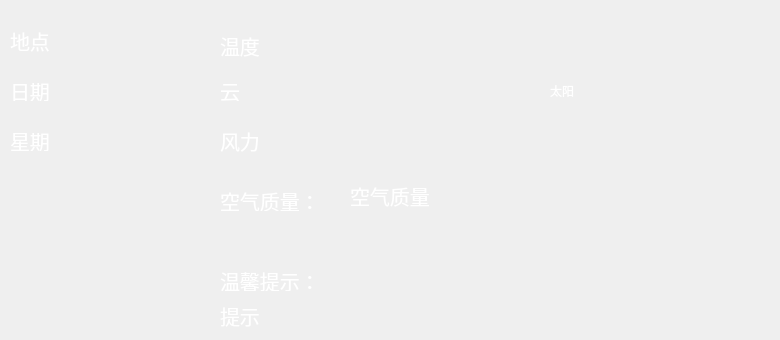
    <widget class="QWidget" name="tab_7">
     <attribute name="title">
      <string>05</string>
     </attribute>
     <widget class="QLabel" name="label_20">
      <property name="geometry">
       <rect>
        <x>10</x>
        <y>20</y>
        <width>201</width>
        <height>41</height>
       </rect>
      </property>
      <property name="font">
       <font>
        <pointsize>15</pointsize>
       </font>
      </property>
      <property name="styleSheet">
       <string notr="true">color: rgb(255, 255, 255);</string>
      </property>
      <property name="text">
       <string>地点</string>
      </property>
     </widget>
     <widget class="QLabel" name="label_26">
      <property name="geometry">
       <rect>
        <x>10</x>
        <y>130</y>
        <width>171</width>
        <height>21</height>
       </rect>
      </property>
      <property name="font">
       <font>
        <pointsize>15</pointsize>
       </font>
      </property>
      <property name="styleSheet">
       <string notr="true">color: rgb(255, 255, 255);</string>
      </property>
      <property name="text">
       <string>星期</string>
      </property>
     </widget>
     <widget class="QLabel" name="label_27">
      <property name="geometry">
       <rect>
        <x>10</x>
        <y>80</y>
        <width>171</width>
        <height>21</height>
       </rect>
      </property>
      <property name="font">
       <font>
        <pointsize>15</pointsize>
       </font>
      </property>
      <property name="styleSheet">
       <string notr="true">color: rgb(255, 255, 255);</string>
      </property>
      <property name="text">
       <string>日期</string>
      </property>
     </widget>
     <widget class="QLabel" name="label_76">
      <property name="geometry">
       <rect>
        <x>220</x>
        <y>80</y>
        <width>61</width>
        <height>21</height>
       </rect>
      </property>
      <property name="font">
       <font>
        <pointsize>15</pointsize>
       </font>
      </property>
      <property name="styleSheet">
       <string notr="true">color: rgb(255, 255, 255);</string>
      </property>
      <property name="text">
       <string>云</string>
      </property>
     </widget>
     <widget class="QLabel" name="label_77">
      <property name="geometry">
       <rect>
        <x>350</x>
        <y>180</y>
        <width>81</width>
        <height>31</height>
       </rect>
      </property>
      <property name="font">
       <font>
        <pointsize>15</pointsize>
       </font>
      </property>
      <property name="styleSheet">
       <string notr="true">color: rgb(255, 255, 255);</string>
      </property>
      <property name="text">
       <string>空气质量</string>
      </property>
     </widget>
     <widget class="QLabel" name="label_78">
      <property name="geometry">
       <rect>
        <x>220</x>
        <y>30</y>
        <width>271</width>
        <height>31</height>
       </rect>
      </property>
      <property name="font">
       <font>
        <pointsize>15</pointsize>
       </font>
      </property>
      <property name="styleSheet">
       <string notr="true">color: rgb(255, 255, 255);</string>
      </property>
      <property name="text">
       <string>温度</string>
      </property>
     </widget>
     <widget class="QLabel" name="label_79">
      <property name="geometry">
       <rect>
        <x>220</x>
        <y>120</y>
        <width>251</width>
        <height>41</height>
       </rect>
      </property>
      <property name="font">
       <font>
        <pointsize>15</pointsize>
       </font>
      </property>
      <property name="styleSheet">
       <string notr="true">color: rgb(255, 255, 255);</string>
      </property>
      <property name="text">
       <string>风力</string>
      </property>
     </widget>
     <widget class="QLabel" name="label_80">
      <property name="geometry">
       <rect>
        <x>550</x>
        <y>20</y>
        <width>221</width>
        <height>141</height>
       </rect>
      </property>
      <property name="styleSheet">
       <string notr="true">color: rgb(255, 255, 255);</string>
      </property>
      <property name="text">
       <string>太阳</string>
      </property>
     </widget>
     <widget class="QLabel" name="label_81">
      <property name="geometry">
       <rect>
        <x>220</x>
        <y>190</y>
        <width>121</width>
        <height>21</height>
       </rect>
      </property>
      <property name="font">
       <font>
        <pointsize>15</pointsize>
       </font>
      </property>
      <property name="styleSheet">
       <string notr="true">color: rgb(255, 255, 255);</string>
      </property>
      <property name="text">
       <string>空气质量：</string>
      </property>
     </widget>
     <widget class="QLabel" name="label_164">
      <property name="geometry">
       <rect>
        <x>220</x>
        <y>300</y>
        <width>361</width>
        <height>31</height>
       </rect>
      </property>
      <property name="font">
       <font>
        <pointsize>15</pointsize>
       </font>
      </property>
      <property name="styleSheet">
       <string notr="true">color: rgb(255, 255, 255);</string>
      </property>
      <property name="text">
       <string>提示</string>
      </property>
     </widget>
     <widget class="QLabel" name="label_171">
      <property name="geometry">
       <rect>
        <x>220</x>
        <y>270</y>
        <width>121</width>
        <height>21</height>
       </rect>
      </property>
      <property name="font">
       <font>
        <pointsize>15</pointsize>
       </font>
      </property>
      <property name="styleSheet">
       <string notr="true">color: rgb(255, 255, 255);</string>
      </property>
      <property name="text">
       <string>温馨提示：</string>
      </property>
     </widget>
    </widget>
